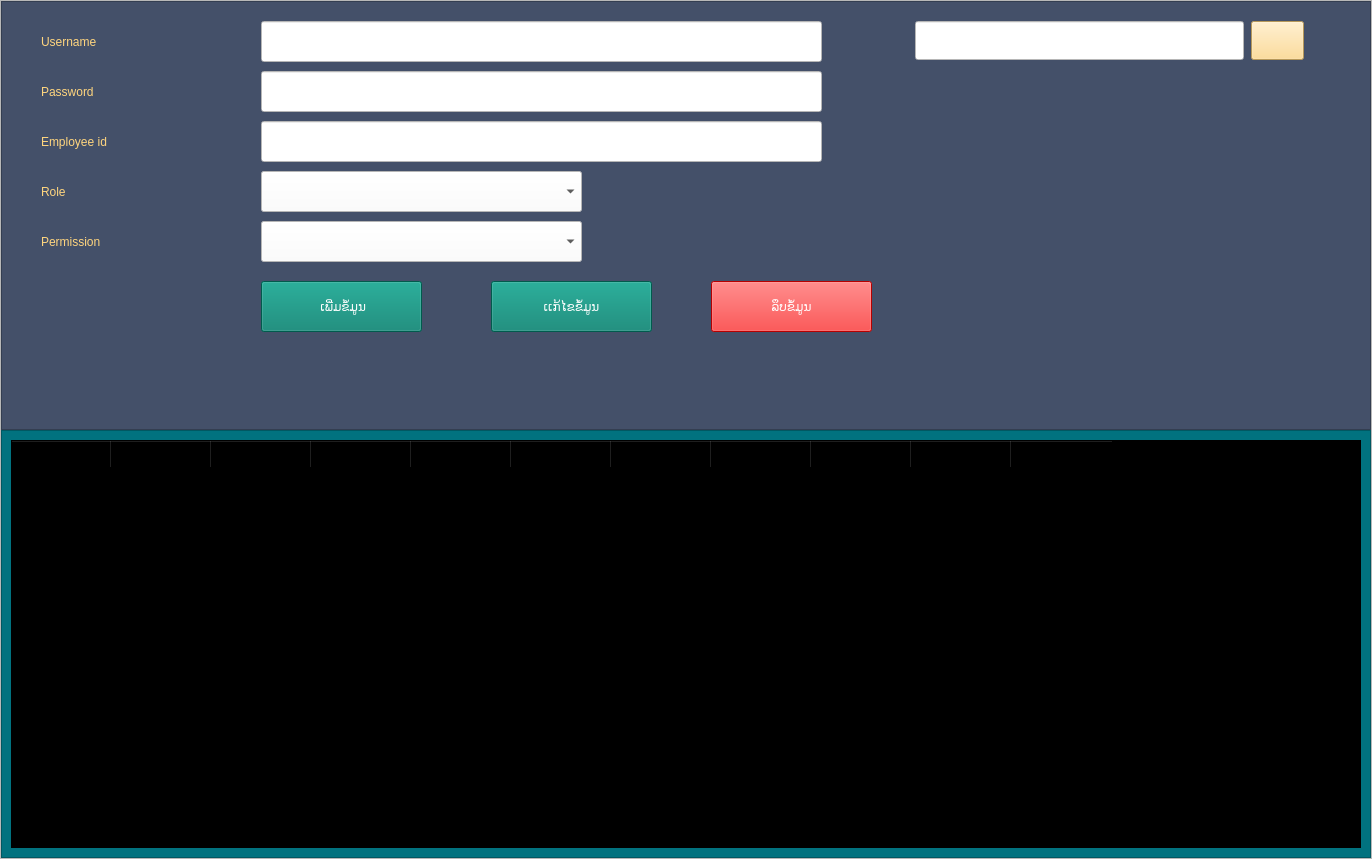
<?xml version="1.0" encoding="UTF-8"?>
<ui version="4.0">
 <class>frm_users</class>
 <widget class="QWidget" name="frm_users">
  <property name="geometry">
   <rect>
    <x>0</x>
    <y>0</y>
    <width>1372</width>
    <height>859</height>
   </rect>
  </property>
  <property name="windowTitle">
   <string>Form</string>
  </property>
  <layout class="QGridLayout" name="gridLayout_2">
   <property name="leftMargin">
    <number>0</number>
   </property>
   <property name="topMargin">
    <number>0</number>
   </property>
   <property name="rightMargin">
    <number>0</number>
   </property>
   <property name="bottomMargin">
    <number>0</number>
   </property>
   <property name="spacing">
    <number>0</number>
   </property>
   <item row="0" column="0">
    <widget class="QFrame" name="frame_3">
     <property name="frameShape">
      <enum>QFrame::StyledPanel</enum>
     </property>
     <property name="frameShadow">
      <enum>QFrame::Raised</enum>
     </property>
     <layout class="QVBoxLayout" name="verticalLayout_2" stretch="8,8">
      <property name="spacing">
       <number>0</number>
      </property>
      <property name="leftMargin">
       <number>0</number>
      </property>
      <property name="topMargin">
       <number>0</number>
      </property>
      <property name="rightMargin">
       <number>0</number>
      </property>
      <property name="bottomMargin">
       <number>0</number>
      </property>
      <item>
       <widget class="QFrame" name="frame">
        <property name="styleSheet">
         <string notr="true">color: rgb(255, 213, 126);
background-color: rgb(68, 80, 105);</string>
        </property>
        <property name="frameShape">
         <enum>QFrame::StyledPanel</enum>
        </property>
        <property name="frameShadow">
         <enum>QFrame::Raised</enum>
        </property>
        <widget class="QPushButton" name="btn_edit">
         <property name="geometry">
          <rect>
           <x>490</x>
           <y>280</y>
           <width>161</width>
           <height>51</height>
          </rect>
         </property>
         <property name="styleSheet">
          <string notr="true">background-color: rgb(0, 127, 108);
color: rgb(255, 255, 255);
font: 18pt &quot;Phetsarath OT&quot;;</string>
         </property>
         <property name="text">
          <string>ເເກ້ໄຂຂໍ້ມູນ</string>
         </property>
         <property name="icon">
          <iconset>
           <normaloff>../PythonPOS/icon/edit-regular-60.png</normaloff>../PythonPOS/icon/edit-regular-60.png</iconset>
         </property>
         <property name="iconSize">
          <size>
           <width>25</width>
           <height>25</height>
          </size>
         </property>
        </widget>
        <widget class="QPushButton" name="btn_delete">
         <property name="geometry">
          <rect>
           <x>710</x>
           <y>280</y>
           <width>161</width>
           <height>51</height>
          </rect>
         </property>
         <property name="styleSheet">
          <string notr="true">background-color: rgb(255, 255, 255);
color: rgb(255, 255, 255);
background-color: rgb(255, 0, 0);
font: 18pt &quot;Phetsarath OT&quot;;</string>
         </property>
         <property name="text">
          <string>ລຶບຂໍ້ມູນ</string>
         </property>
         <property name="icon">
          <iconset>
           <normaloff>../PythonPOS/icon/trash-solid-60.png</normaloff>../PythonPOS/icon/trash-solid-60.png</iconset>
         </property>
         <property name="iconSize">
          <size>
           <width>25</width>
           <height>25</height>
          </size>
         </property>
        </widget>
        <widget class="QPushButton" name="btn_insert">
         <property name="geometry">
          <rect>
           <x>260</x>
           <y>280</y>
           <width>161</width>
           <height>51</height>
          </rect>
         </property>
         <property name="styleSheet">
          <string notr="true">background-color: rgb(0, 127, 108);
color: rgb(255, 255, 255);
font: 18pt &quot;Phetsarath OT&quot;;</string>
         </property>
         <property name="text">
          <string> ເພີ່ມຂໍ້ມູນ</string>
         </property>
         <property name="icon">
          <iconset>
           <normaloff>../PythonPOS/icon/plus-circle-solid-60.png</normaloff>../PythonPOS/icon/plus-circle-solid-60.png</iconset>
         </property>
         <property name="iconSize">
          <size>
           <width>20</width>
           <height>20</height>
          </size>
         </property>
        </widget>
        <widget class="QLabel" name="label_6">
         <property name="geometry">
          <rect>
           <x>40</x>
           <y>70</y>
           <width>211</width>
           <height>41</height>
          </rect>
         </property>
         <property name="styleSheet">
          <string notr="true">font: 18pt &quot;Phetsarath OT&quot;;
color: rgb(255, 213, 126);
background-color: rgb(68, 80, 105);</string>
         </property>
         <property name="text">
          <string>Password</string>
         </property>
        </widget>
        <widget class="QLineEdit" name="txt_password">
         <property name="geometry">
          <rect>
           <x>260</x>
           <y>70</y>
           <width>561</width>
           <height>41</height>
          </rect>
         </property>
         <property name="styleSheet">
          <string notr="true">background-color: rgb(255, 255, 255);
font: 18pt &quot;Phetsarath OT&quot;;
color: rgb(0, 0, 0);</string>
         </property>
        </widget>
        <widget class="QLabel" name="lbl_ID">
         <property name="geometry">
          <rect>
           <x>1150</x>
           <y>50</y>
           <width>61</width>
           <height>31</height>
          </rect>
         </property>
         <property name="styleSheet">
          <string notr="true">color: rgb(68, 80, 105);</string>
         </property>
         <property name="text">
          <string/>
         </property>
        </widget>
        <widget class="QWidget" name="widget" native="true">
         <property name="geometry">
          <rect>
           <x>951</x>
           <y>300</y>
           <width>411</width>
           <height>61</height>
          </rect>
         </property>
         <layout class="QHBoxLayout" name="horizontalLayout"/>
        </widget>
        <widget class="QLineEdit" name="txt_username">
         <property name="geometry">
          <rect>
           <x>260</x>
           <y>20</y>
           <width>561</width>
           <height>41</height>
          </rect>
         </property>
         <property name="styleSheet">
          <string notr="true">background-color: rgb(255, 255, 255);
color: rgb(0, 0, 0);
font: 18pt &quot;Phetsarath OT&quot;;</string>
         </property>
        </widget>
        <widget class="QLabel" name="label_8">
         <property name="geometry">
          <rect>
           <x>40</x>
           <y>20</y>
           <width>211</width>
           <height>41</height>
          </rect>
         </property>
         <property name="styleSheet">
          <string notr="true">font: 18pt &quot;Phetsarath OT&quot;;
color: rgb(255, 213, 126);
background-color: rgb(68, 80, 105);</string>
         </property>
         <property name="text">
          <string>Username</string>
         </property>
        </widget>
        <widget class="QComboBox" name="cmb_permission">
         <property name="geometry">
          <rect>
           <x>260</x>
           <y>220</y>
           <width>321</width>
           <height>41</height>
          </rect>
         </property>
         <property name="styleSheet">
          <string notr="true">background-color: rgb(255, 255, 255);
color: rgb(0, 0, 0);
font: 12pt &quot;Phetsarath OT&quot;;</string>
         </property>
        </widget>
        <widget class="QLineEdit" name="txt_emp_id">
         <property name="geometry">
          <rect>
           <x>260</x>
           <y>120</y>
           <width>561</width>
           <height>41</height>
          </rect>
         </property>
         <property name="styleSheet">
          <string notr="true">background-color: rgb(255, 255, 255);
font: 18pt &quot;Phetsarath OT&quot;;
color: rgb(0, 0, 0);</string>
         </property>
        </widget>
        <widget class="QLabel" name="label_9">
         <property name="geometry">
          <rect>
           <x>40</x>
           <y>120</y>
           <width>211</width>
           <height>41</height>
          </rect>
         </property>
         <property name="styleSheet">
          <string notr="true">font: 18pt &quot;Phetsarath OT&quot;;
color: rgb(255, 213, 126);
background-color: rgb(68, 80, 105);</string>
         </property>
         <property name="text">
          <string>Employee id</string>
         </property>
        </widget>
        <widget class="QComboBox" name="cmb_role">
         <property name="geometry">
          <rect>
           <x>260</x>
           <y>170</y>
           <width>321</width>
           <height>41</height>
          </rect>
         </property>
         <property name="styleSheet">
          <string notr="true">background-color: rgb(255, 255, 255);
color: rgb(0, 0, 0);
font: 12pt &quot;Phetsarath OT&quot;;</string>
         </property>
        </widget>
        <widget class="QLabel" name="label_13">
         <property name="geometry">
          <rect>
           <x>40</x>
           <y>170</y>
           <width>81</width>
           <height>41</height>
          </rect>
         </property>
         <property name="styleSheet">
          <string notr="true">font: 18pt &quot;Phetsarath OT&quot;;
color: rgb(255, 213, 126);
background-color: rgb(68, 80, 105);</string>
         </property>
         <property name="text">
          <string>Role</string>
         </property>
        </widget>
        <widget class="QLabel" name="label_14">
         <property name="geometry">
          <rect>
           <x>40</x>
           <y>220</y>
           <width>151</width>
           <height>41</height>
          </rect>
         </property>
         <property name="styleSheet">
          <string notr="true">font: 18pt &quot;Phetsarath OT&quot;;
color: rgb(255, 213, 126);
background-color: rgb(68, 80, 105);</string>
         </property>
         <property name="text">
          <string>Permission</string>
         </property>
        </widget>
        <widget class="QPushButton" name="btn_search">
         <property name="geometry">
          <rect>
           <x>1250</x>
           <y>20</y>
           <width>53</width>
           <height>39</height>
          </rect>
         </property>
         <property name="styleSheet">
          <string notr="true">background-color: rgb(255, 213, 126);
color: rgb(0, 0, 0);
font: 18pt &quot;Phetsarath OT&quot;;</string>
         </property>
         <property name="text">
          <string/>
         </property>
         <property name="icon">
          <iconset>
           <normaloff>../PythonPOS/icon/search-alt-regular-60.png</normaloff>../PythonPOS/icon/search-alt-regular-60.png</iconset>
         </property>
         <property name="iconSize">
          <size>
           <width>40</width>
           <height>40</height>
          </size>
         </property>
        </widget>
        <widget class="QLineEdit" name="txt_search">
         <property name="geometry">
          <rect>
           <x>914</x>
           <y>20</y>
           <width>329</width>
           <height>39</height>
          </rect>
         </property>
         <property name="styleSheet">
          <string notr="true">background-color: rgb(255, 255, 255);
font: 18pt &quot;Phetsarath OT&quot;;
color: rgb(0, 0, 0);</string>
         </property>
        </widget>
       </widget>
      </item>
      <item>
       <widget class="QFrame" name="frame_2">
        <property name="styleSheet">
         <string notr="true">font: 18pt &quot;Phetsarath OT&quot;;
background-color: rgb(1, 114, 127);</string>
        </property>
        <property name="frameShape">
         <enum>QFrame::StyledPanel</enum>
        </property>
        <property name="frameShadow">
         <enum>QFrame::Raised</enum>
        </property>
        <layout class="QGridLayout" name="gridLayout">
         <item row="0" column="0">
          <widget class="QTableWidget" name="tb_show">
           <property name="styleSheet">
            <string notr="true">background-color: rgb(0, 0, 0);</string>
           </property>
           <column>
            <property name="text">
             <string>id</string>
            </property>
            <property name="font">
             <font>
              <family>Phetsarath OT</family>
              <pointsize>12</pointsize>
              <weight>75</weight>
              <bold>true</bold>
             </font>
            </property>
           </column>
           <column>
            <property name="text">
             <string>First name</string>
            </property>
            <property name="font">
             <font>
              <family>Phetsarath OT</family>
              <pointsize>12</pointsize>
              <weight>75</weight>
              <bold>true</bold>
             </font>
            </property>
           </column>
           <column>
            <property name="text">
             <string>Last name</string>
            </property>
            <property name="font">
             <font>
              <family>Phetsarath OT</family>
              <pointsize>12</pointsize>
              <weight>75</weight>
              <bold>true</bold>
             </font>
            </property>
           </column>
           <column>
            <property name="text">
             <string>Employee id</string>
            </property>
            <property name="font">
             <font>
              <pointsize>12</pointsize>
              <weight>75</weight>
              <bold>true</bold>
             </font>
            </property>
           </column>
           <column>
            <property name="text">
             <string>Address</string>
            </property>
            <property name="font">
             <font>
              <family>Phetsarath OT</family>
              <pointsize>12</pointsize>
              <weight>75</weight>
              <bold>true</bold>
             </font>
            </property>
           </column>
           <column>
            <property name="text">
             <string>Phone</string>
            </property>
            <property name="font">
             <font>
              <family>Phetsarath OT</family>
              <pointsize>12</pointsize>
              <weight>75</weight>
              <bold>true</bold>
             </font>
            </property>
           </column>
           <column>
            <property name="text">
             <string>Permission</string>
            </property>
            <property name="font">
             <font>
              <family>Phetsarath OT</family>
              <pointsize>12</pointsize>
              <weight>50</weight>
              <bold>false</bold>
             </font>
            </property>
           </column>
           <column>
            <property name="text">
             <string>Email</string>
            </property>
            <property name="font">
             <font>
              <family>Phetsarath OT</family>
              <pointsize>12</pointsize>
              <weight>75</weight>
              <bold>true</bold>
             </font>
            </property>
           </column>
           <column>
            <property name="text">
             <string>Gender</string>
            </property>
            <property name="font">
             <font>
              <family>Phetsarath OT</family>
              <pointsize>12</pointsize>
              <weight>75</weight>
              <bold>true</bold>
             </font>
            </property>
           </column>
           <column>
            <property name="text">
             <string>Username</string>
            </property>
            <property name="font">
             <font>
              <family>Phetsarath OT</family>
              <pointsize>12</pointsize>
              <weight>75</weight>
              <bold>true</bold>
             </font>
            </property>
           </column>
           <column>
            <property name="text">
             <string>Password</string>
            </property>
            <property name="font">
             <font>
              <family>Phetsarath OT</family>
              <pointsize>12</pointsize>
              <weight>75</weight>
              <bold>true</bold>
             </font>
            </property>
           </column>
          </widget>
         </item>
        </layout>
       </widget>
      </item>
     </layout>
    </widget>
   </item>
  </layout>
 </widget>
 <resources/>
 <connections/>
</ui>
